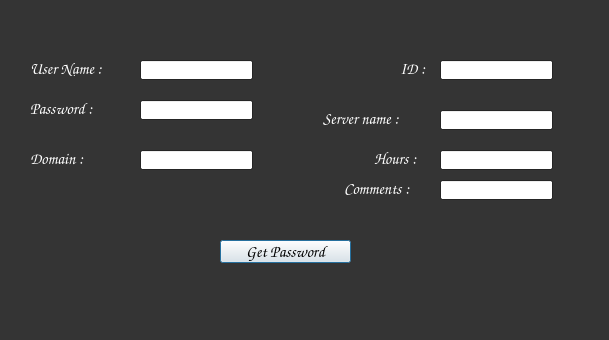
<?xml version="1.0" encoding="UTF-8"?>
<ui version="4.0">
 <class>Dialog</class>
 <widget class="QDialog" name="Dialog">
  <property name="geometry">
   <rect>
    <x>0</x>
    <y>0</y>
    <width>609</width>
    <height>340</height>
   </rect>
  </property>
  <property name="palette">
   <palette>
    <active>
     <colorrole role="WindowText">
      <brush brushstyle="SolidPattern">
       <color alpha="255">
        <red>255</red>
        <green>255</green>
        <blue>255</blue>
       </color>
      </brush>
     </colorrole>
     <colorrole role="Base">
      <brush brushstyle="SolidPattern">
       <color alpha="255">
        <red>255</red>
        <green>255</green>
        <blue>255</blue>
       </color>
      </brush>
     </colorrole>
     <colorrole role="Window">
      <brush brushstyle="SolidPattern">
       <color alpha="255">
        <red>52</red>
        <green>52</green>
        <blue>52</blue>
       </color>
      </brush>
     </colorrole>
    </active>
    <inactive>
     <colorrole role="WindowText">
      <brush brushstyle="SolidPattern">
       <color alpha="255">
        <red>255</red>
        <green>255</green>
        <blue>255</blue>
       </color>
      </brush>
     </colorrole>
     <colorrole role="Base">
      <brush brushstyle="SolidPattern">
       <color alpha="255">
        <red>255</red>
        <green>255</green>
        <blue>255</blue>
       </color>
      </brush>
     </colorrole>
     <colorrole role="Window">
      <brush brushstyle="SolidPattern">
       <color alpha="255">
        <red>52</red>
        <green>52</green>
        <blue>52</blue>
       </color>
      </brush>
     </colorrole>
    </inactive>
    <disabled>
     <colorrole role="WindowText">
      <brush brushstyle="SolidPattern">
       <color alpha="255">
        <red>120</red>
        <green>120</green>
        <blue>120</blue>
       </color>
      </brush>
     </colorrole>
     <colorrole role="Base">
      <brush brushstyle="SolidPattern">
       <color alpha="255">
        <red>52</red>
        <green>52</green>
        <blue>52</blue>
       </color>
      </brush>
     </colorrole>
     <colorrole role="Window">
      <brush brushstyle="SolidPattern">
       <color alpha="255">
        <red>52</red>
        <green>52</green>
        <blue>52</blue>
       </color>
      </brush>
     </colorrole>
    </disabled>
   </palette>
  </property>
  <property name="font">
   <font>
    <family>Comic Sans MS</family>
    <pointsize>12</pointsize>
    <weight>75</weight>
    <bold>true</bold>
   </font>
  </property>
  <property name="windowTitle">
   <string>Dialog</string>
  </property>
  <property name="autoFillBackground">
   <bool>false</bool>
  </property>
  <widget class="QLineEdit" name="username_textbox">
   <property name="geometry">
    <rect>
     <x>140</x>
     <y>60</y>
     <width>113</width>
     <height>20</height>
    </rect>
   </property>
  </widget>
  <widget class="QLabel" name="username_label">
   <property name="geometry">
    <rect>
     <x>30</x>
     <y>60</y>
     <width>101</width>
     <height>16</height>
    </rect>
   </property>
   <property name="text">
    <string>User Name :</string>
   </property>
  </widget>
  <widget class="QLineEdit" name="password_textbox">
   <property name="geometry">
    <rect>
     <x>140</x>
     <y>100</y>
     <width>113</width>
     <height>20</height>
    </rect>
   </property>
   <property name="inputMethodHints">
    <set>Qt::ImhDate|Qt::ImhHiddenText</set>
   </property>
   <property name="inputMask">
    <string/>
   </property>
   <property name="text">
    <string/>
   </property>
  </widget>
  <widget class="QLabel" name="password_label">
   <property name="geometry">
    <rect>
     <x>30</x>
     <y>100</y>
     <width>71</width>
     <height>16</height>
    </rect>
   </property>
   <property name="text">
    <string>Password :</string>
   </property>
  </widget>
  <widget class="QLabel" name="domain_label">
   <property name="geometry">
    <rect>
     <x>30</x>
     <y>150</y>
     <width>71</width>
     <height>16</height>
    </rect>
   </property>
   <property name="text">
    <string>Domain :</string>
   </property>
  </widget>
  <widget class="QLineEdit" name="domain_textbox">
   <property name="geometry">
    <rect>
     <x>140</x>
     <y>150</y>
     <width>113</width>
     <height>20</height>
    </rect>
   </property>
  </widget>
  <widget class="QLabel" name="id_label">
   <property name="geometry">
    <rect>
     <x>400</x>
     <y>60</y>
     <width>41</width>
     <height>16</height>
    </rect>
   </property>
   <property name="text">
    <string>ID :</string>
   </property>
  </widget>
  <widget class="QLineEdit" name="id_textbox">
   <property name="geometry">
    <rect>
     <x>440</x>
     <y>60</y>
     <width>113</width>
     <height>20</height>
    </rect>
   </property>
  </widget>
  <widget class="QLineEdit" name="severname_textbox">
   <property name="geometry">
    <rect>
     <x>440</x>
     <y>110</y>
     <width>113</width>
     <height>20</height>
    </rect>
   </property>
  </widget>
  <widget class="QLabel" name="servername_label">
   <property name="geometry">
    <rect>
     <x>323</x>
     <y>110</y>
     <width>120</width>
     <height>16</height>
    </rect>
   </property>
   <property name="text">
    <string>Server name :</string>
   </property>
  </widget>
  <widget class="QPushButton" name="get_password_pushbutton">
   <property name="geometry">
    <rect>
     <x>220</x>
     <y>240</y>
     <width>131</width>
     <height>23</height>
    </rect>
   </property>
   <property name="text">
    <string>Get Password</string>
   </property>
  </widget>
  <widget class="QLineEdit" name="hours_textbox">
   <property name="geometry">
    <rect>
     <x>440</x>
     <y>150</y>
     <width>113</width>
     <height>20</height>
    </rect>
   </property>
   <property name="text">
    <string/>
   </property>
  </widget>
  <widget class="QLabel" name="hours_label">
   <property name="geometry">
    <rect>
     <x>374</x>
     <y>150</y>
     <width>60</width>
     <height>16</height>
    </rect>
   </property>
   <property name="text">
    <string>Hours :</string>
   </property>
  </widget>
  <widget class="QLineEdit" name="comments_textbox">
   <property name="geometry">
    <rect>
     <x>440</x>
     <y>180</y>
     <width>113</width>
     <height>20</height>
    </rect>
   </property>
   <property name="text">
    <string/>
   </property>
  </widget>
  <widget class="QLabel" name="comments_label">
   <property name="geometry">
    <rect>
     <x>344</x>
     <y>180</y>
     <width>91</width>
     <height>16</height>
    </rect>
   </property>
   <property name="text">
    <string>Comments :</string>
   </property>
  </widget>
 </widget>
 <resources/>
 <connections/>
</ui>
